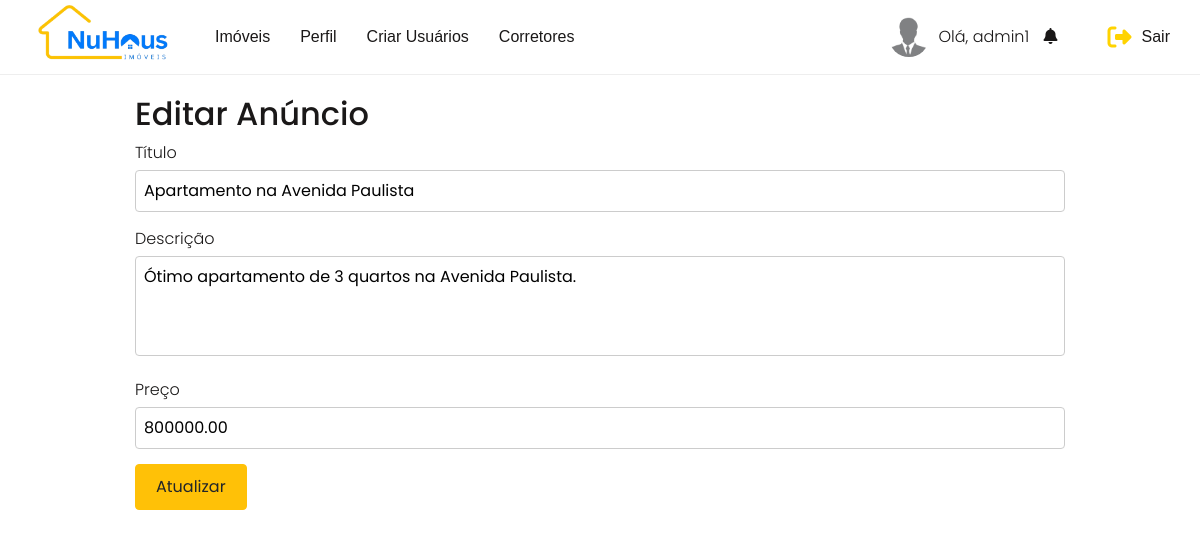
Page /imobiliaria/index.php?page=editar_anuncio&announcement_id=1 (signed in) on the committed database.
### tables this page shows
CREATE TABLE announcement (
    announcement_id INT AUTO_INCREMENT PRIMARY KEY,
    title VARCHAR(255) NOT NULL,
    description TEXT NOT NULL,
    price DECIMAL(10, 2) NOT NULL,
    build_id INT NOT NULL,
    user_id INT NOT NULL,
	isHighlighted BOOLEAN NOT NULL,
    FOREIGN KEY (build_id) REFERENCES build(build_id),
    FOREIGN KEY (user_id) REFERENCES user(user_id)
);

### imobiliaria/pages/editar_anuncio.php (the view, shortened to what this page needs)
<?php
$con = mysqli_connect("localhost", "root", "", "corretora");
$announcement_id = isset($_GET['announcement_id']) ? intval($_GET['announcement_id']) : 0;
$stmt = $con->prepare("SELECT * FROM announcement WHERE announcement_id = ?");
$stmt->bind_param("i", $announcement_id);
$stmt->execute();
$announcement = $stmt->get_result()->fetch_assoc();
?>
<!DOCTYPE html>
<html lang="pt-br">
<head>
    <link rel="stylesheet" type="text/css" href="../assets/css/style.css">
</head>
<body>
    <div class="container">
        <h2>Editar Anúncio</h2>
        <form method="post">
            <div class="form-group">
                <label for="title">Título</label>
                <input type="text" id="title" name="title" value="<?php echo htmlspecialchars($announcement['title']); ?>" required>
            </div>
            <div class="form-group">
                <label for="description">Descrição</label>
                <textarea id="description" name="description" required><?php echo htmlspecialchars($announcement['description']); ?></textarea>
            </div>
            <div class="form-group">
                <label for="price">Preço</label>
                <input type="number" id="price" name="price" value="<?php echo htmlspecialchars($announcement['price']); ?>" step="0.01" required>
            </div>
            <button type="submit" name="update" class="btn-yellow">Atualizar</button>
        </form>
    </div>
</body>
</html>

### imobiliaria/assets/css/style.css (style rules this page uses)
:root { --site-color: #ffd300;--font-color: #1a1818;--padding-default: 30px }
* { box-sizing:border-box }
html,body { font-size:16px }
body { font-family:"Poppins", sans-serif;color:var(--font-color) }

### imobiliaria/pages/editar_anuncio.php (style rules this page uses)
.container { width: 80%; margin: 0 auto; padding-top: 20px; }
.form-group { margin-bottom: 15px; }
.form-group label { display: block; margin-bottom: 5px; }
.form-group input, .form-group textarea { width: 100%; padding: 8px; border: 1px solid #ccc; border-radius: 4px; }
.form-group textarea { height: 100px; }
.btn-yellow { background-color: #ffc107; color: #212529; border: 1px solid #ffc107; padding: 10px 20px; border-radius: 4px; cursor: pointer; }

### rows in the picture
announcement: title "Apartamento na Avenida Paulista", description "Ótimo apartamento de 3 quartos na Avenida Paulista.", price "800000.00"

### other values in the picture
$_SESSION['name'] "admin1"
